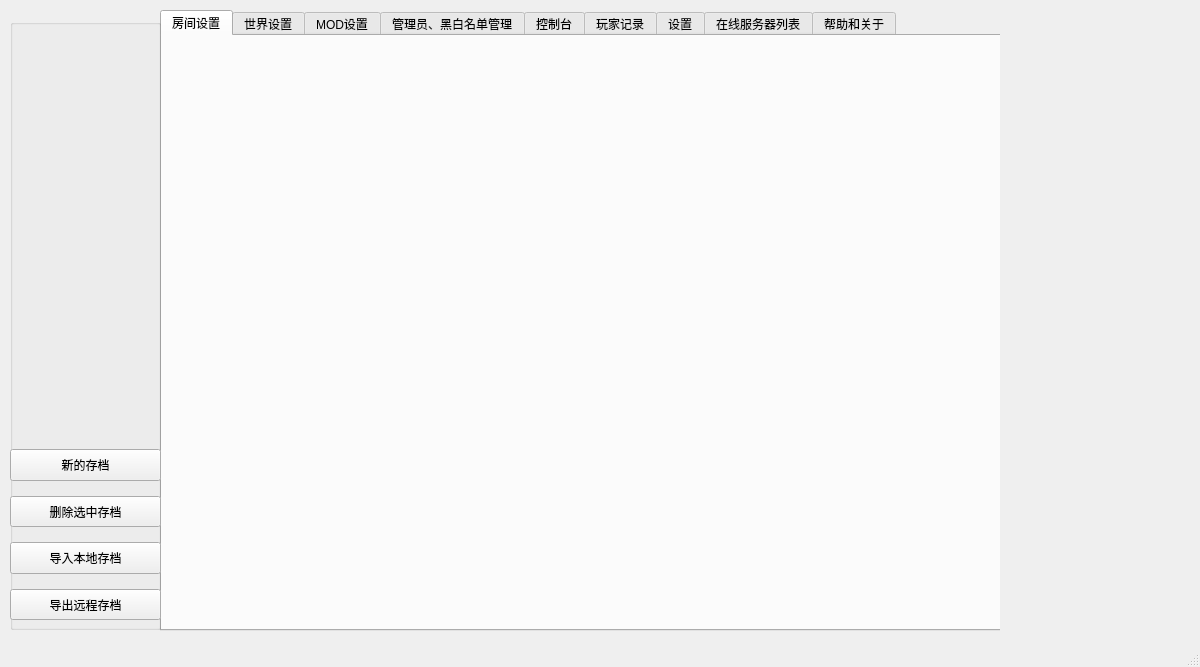
<?xml version="1.0" encoding="UTF-8"?>
<ui version="4.0">
 <class>MainWindow</class>
 <widget class="QMainWindow" name="MainWindow">
  <property name="geometry">
   <rect>
    <x>0</x>
    <y>0</y>
    <width>1200</width>
    <height>667</height>
   </rect>
  </property>
  <property name="minimumSize">
   <size>
    <width>1200</width>
    <height>665</height>
   </size>
  </property>
  <property name="maximumSize">
   <size>
    <width>1200</width>
    <height>667</height>
   </size>
  </property>
  <property name="windowTitle">
   <string>饥荒联机版服务器管理工具</string>
  </property>
  <widget class="QWidget" name="centralwidget">
   <property name="sizePolicy">
    <sizepolicy hsizetype="Maximum" vsizetype="Maximum">
     <horstretch>0</horstretch>
     <verstretch>0</verstretch>
    </sizepolicy>
   </property>
   <property name="minimumSize">
    <size>
     <width>1000</width>
     <height>640</height>
    </size>
   </property>
   <property name="maximumSize">
    <size>
     <width>1000</width>
     <height>640</height>
    </size>
   </property>
   <widget class="QTabWidget" name="tabWidget">
    <property name="geometry">
     <rect>
      <x>160</x>
      <y>10</y>
      <width>1021</width>
      <height>621</height>
     </rect>
    </property>
    <property name="currentIndex">
     <number>0</number>
    </property>
    <widget class="QWidget" name="tab">
     <attribute name="title">
      <string>房间设置</string>
     </attribute>
    </widget>
    <widget class="QWidget" name="tab_2">
     <attribute name="title">
      <string>世界设置</string>
     </attribute>
    </widget>
    <widget class="QWidget" name="tab_3">
     <attribute name="title">
      <string>MOD设置</string>
     </attribute>
    </widget>
    <widget class="QWidget" name="tab_9">
     <attribute name="title">
      <string>管理员、黑白名单管理</string>
     </attribute>
     <widget class="QGroupBox" name="groupBox_5">
      <property name="geometry">
       <rect>
        <x>10</x>
        <y>0</y>
        <width>411</width>
        <height>581</height>
       </rect>
      </property>
      <property name="title">
       <string>所有</string>
      </property>
      <widget class="QWidget" name="horizontalLayoutWidget_6">
       <property name="geometry">
        <rect>
         <x>0</x>
         <y>550</y>
         <width>411</width>
         <height>32</height>
        </rect>
       </property>
       <layout class="QHBoxLayout" name="horizontalLayout_6">
        <property name="spacing">
         <number>2</number>
        </property>
        <item>
         <widget class="QPushButton" name="pushButton_16">
          <property name="text">
           <string>刷新列表</string>
          </property>
         </widget>
        </item>
        <item>
         <widget class="QPushButton" name="pushButton_17">
          <property name="text">
           <string>添加名单</string>
          </property>
         </widget>
        </item>
        <item>
         <widget class="QPushButton" name="pushButton_6">
          <property name="text">
           <string>设为管理员</string>
          </property>
         </widget>
        </item>
        <item>
         <widget class="QPushButton" name="pushButton_8">
          <property name="text">
           <string>加入白名单</string>
          </property>
         </widget>
        </item>
        <item>
         <widget class="QPushButton" name="pushButton_10">
          <property name="text">
           <string>加入黑名单</string>
          </property>
         </widget>
        </item>
       </layout>
      </widget>
      <widget class="QTableWidget" name="tableWidget_2">
       <property name="geometry">
        <rect>
         <x>10</x>
         <y>17</y>
         <width>391</width>
         <height>521</height>
        </rect>
       </property>
       <column>
        <property name="text">
         <string>昵称</string>
        </property>
       </column>
       <column>
        <property name="text">
         <string>KleiID</string>
        </property>
       </column>
       <column>
        <property name="text">
         <string>类型</string>
        </property>
       </column>
       <column>
        <property name="text">
         <string>备注</string>
        </property>
       </column>
      </widget>
     </widget>
     <widget class="QGroupBox" name="groupBox_6">
      <property name="geometry">
       <rect>
        <x>430</x>
        <y>0</y>
        <width>391</width>
        <height>131</height>
       </rect>
      </property>
      <property name="title">
       <string>管理员</string>
      </property>
      <widget class="QTableWidget" name="tableWidget_3">
       <property name="geometry">
        <rect>
         <x>10</x>
         <y>17</y>
         <width>371</width>
         <height>101</height>
        </rect>
       </property>
       <column>
        <property name="text">
         <string>昵称</string>
        </property>
       </column>
       <column>
        <property name="text">
         <string>KleiID</string>
        </property>
       </column>
       <column>
        <property name="text">
         <string>操作</string>
        </property>
       </column>
      </widget>
     </widget>
     <widget class="QGroupBox" name="groupBox_7">
      <property name="geometry">
       <rect>
        <x>430</x>
        <y>130</y>
        <width>391</width>
        <height>131</height>
       </rect>
      </property>
      <property name="title">
       <string>白名单</string>
      </property>
      <widget class="QTableWidget" name="tableWidget_4">
       <property name="geometry">
        <rect>
         <x>10</x>
         <y>17</y>
         <width>371</width>
         <height>101</height>
        </rect>
       </property>
       <column>
        <property name="text">
         <string>昵称</string>
        </property>
       </column>
       <column>
        <property name="text">
         <string>KleiID</string>
        </property>
       </column>
       <column>
        <property name="text">
         <string>操作</string>
        </property>
       </column>
      </widget>
     </widget>
     <widget class="QGroupBox" name="groupBox_8">
      <property name="geometry">
       <rect>
        <x>430</x>
        <y>260</y>
        <width>391</width>
        <height>131</height>
       </rect>
      </property>
      <property name="title">
       <string>黑名单</string>
      </property>
      <widget class="QTableWidget" name="tableWidget_5">
       <property name="geometry">
        <rect>
         <x>10</x>
         <y>17</y>
         <width>371</width>
         <height>101</height>
        </rect>
       </property>
       <column>
        <property name="text">
         <string>昵称</string>
        </property>
       </column>
       <column>
        <property name="text">
         <string>KleiID</string>
        </property>
       </column>
       <column>
        <property name="text">
         <string>操作</string>
        </property>
       </column>
      </widget>
     </widget>
     <widget class="QGroupBox" name="groupBox_9">
      <property name="geometry">
       <rect>
        <x>430</x>
        <y>390</y>
        <width>391</width>
        <height>191</height>
       </rect>
      </property>
      <property name="title">
       <string>在线黑名单提交</string>
      </property>
      <widget class="QWidget" name="horizontalLayoutWidget_7">
       <property name="geometry">
        <rect>
         <x>10</x>
         <y>20</y>
         <width>371</width>
         <height>31</height>
        </rect>
       </property>
       <layout class="QHBoxLayout" name="horizontalLayout_7">
        <item>
         <widget class="QLabel" name="label_5">
          <property name="minimumSize">
           <size>
            <width>60</width>
            <height>0</height>
           </size>
          </property>
          <property name="text">
           <string>昵称：</string>
          </property>
         </widget>
        </item>
        <item>
         <widget class="QLineEdit" name="lineEdit_3"/>
        </item>
       </layout>
      </widget>
      <widget class="QWidget" name="horizontalLayoutWidget_8">
       <property name="geometry">
        <rect>
         <x>10</x>
         <y>50</y>
         <width>371</width>
         <height>31</height>
        </rect>
       </property>
       <layout class="QHBoxLayout" name="horizontalLayout_8">
        <item>
         <widget class="QLabel" name="label_7">
          <property name="minimumSize">
           <size>
            <width>40</width>
            <height>0</height>
           </size>
          </property>
          <property name="maximumSize">
           <size>
            <width>60</width>
            <height>16777215</height>
           </size>
          </property>
          <property name="text">
           <string>KleiID：</string>
          </property>
         </widget>
        </item>
        <item>
         <widget class="QLineEdit" name="lineEdit_6"/>
        </item>
       </layout>
      </widget>
      <widget class="QWidget" name="horizontalLayoutWidget_9">
       <property name="geometry">
        <rect>
         <x>10</x>
         <y>80</y>
         <width>371</width>
         <height>71</height>
        </rect>
       </property>
       <layout class="QHBoxLayout" name="horizontalLayout_9">
        <item>
         <widget class="QLabel" name="label_8">
          <property name="minimumSize">
           <size>
            <width>60</width>
            <height>0</height>
           </size>
          </property>
          <property name="text">
           <string>备注：</string>
          </property>
          <property name="alignment">
           <set>Qt::AlignLeading|Qt::AlignLeft|Qt::AlignTop</set>
          </property>
         </widget>
        </item>
        <item>
         <widget class="QTextEdit" name="textEdit"/>
        </item>
       </layout>
      </widget>
      <widget class="QPushButton" name="pushButton_18">
       <property name="geometry">
        <rect>
         <x>10</x>
         <y>160</y>
         <width>371</width>
         <height>28</height>
        </rect>
       </property>
       <property name="text">
        <string>保存提交</string>
       </property>
      </widget>
     </widget>
    </widget>
    <widget class="QWidget" name="tab_5">
     <attribute name="title">
      <string>控制台</string>
     </attribute>
    </widget>
    <widget class="QWidget" name="tab_6">
     <attribute name="title">
      <string>玩家记录</string>
     </attribute>
    </widget>
    <widget class="QWidget" name="tab_7">
     <attribute name="title">
      <string>设置</string>
     </attribute>
     <widget class="QGroupBox" name="groupBox_2">
      <property name="geometry">
       <rect>
        <x>10</x>
        <y>0</y>
        <width>811</width>
        <height>151</height>
       </rect>
      </property>
      <property name="title">
       <string>本机设置</string>
      </property>
      <widget class="QWidget" name="horizontalLayoutWidget">
       <property name="geometry">
        <rect>
         <x>10</x>
         <y>30</y>
         <width>791</width>
         <height>31</height>
        </rect>
       </property>
       <layout class="QHBoxLayout" name="horizontalLayout">
        <item>
         <widget class="QLabel" name="label">
          <property name="text">
           <string>客户端路径:</string>
          </property>
         </widget>
        </item>
        <item>
         <widget class="QLineEdit" name="lineEdit"/>
        </item>
        <item>
         <widget class="QToolButton" name="toolButton">
          <property name="text">
           <string>...</string>
          </property>
         </widget>
        </item>
       </layout>
      </widget>
      <widget class="QWidget" name="horizontalLayoutWidget_2">
       <property name="geometry">
        <rect>
         <x>10</x>
         <y>110</y>
         <width>791</width>
         <height>31</height>
        </rect>
       </property>
       <layout class="QHBoxLayout" name="horizontalLayout_2">
        <item>
         <widget class="QLabel" name="label_2">
          <property name="text">
           <string>存档根路径:</string>
          </property>
         </widget>
        </item>
        <item>
         <widget class="QLineEdit" name="lineEdit_2"/>
        </item>
        <item>
         <widget class="QToolButton" name="toolButton_2">
          <property name="text">
           <string>...</string>
          </property>
         </widget>
        </item>
       </layout>
      </widget>
      <widget class="QWidget" name="horizontalLayoutWidget_3">
       <property name="geometry">
        <rect>
         <x>10</x>
         <y>70</y>
         <width>791</width>
         <height>31</height>
        </rect>
       </property>
       <layout class="QHBoxLayout" name="horizontalLayout_5">
        <item>
         <widget class="QLabel" name="label_6">
          <property name="text">
           <string>服务端路径:</string>
          </property>
         </widget>
        </item>
        <item>
         <widget class="QLineEdit" name="lineEdit_5"/>
        </item>
        <item>
         <widget class="QToolButton" name="toolButton_4">
          <property name="text">
           <string>...</string>
          </property>
         </widget>
        </item>
       </layout>
      </widget>
     </widget>
     <widget class="QGroupBox" name="groupBox_3">
      <property name="geometry">
       <rect>
        <x>10</x>
        <y>160</y>
        <width>811</width>
        <height>101</height>
       </rect>
      </property>
      <property name="title">
       <string>消息通知</string>
      </property>
      <widget class="QWidget" name="horizontalLayoutWidget_4">
       <property name="geometry">
        <rect>
         <x>10</x>
         <y>60</y>
         <width>791</width>
         <height>31</height>
        </rect>
       </property>
       <layout class="QHBoxLayout" name="horizontalLayout_4">
        <item>
         <widget class="QLabel" name="label_4">
          <property name="text">
           <string>SCKEY:</string>
          </property>
         </widget>
        </item>
        <item>
         <widget class="QLineEdit" name="lineEdit_4"/>
        </item>
       </layout>
      </widget>
      <widget class="QCheckBox" name="checkBox">
       <property name="geometry">
        <rect>
         <x>10</x>
         <y>30</y>
         <width>161</width>
         <height>20</height>
        </rect>
       </property>
       <property name="text">
        <string>启用Server酱消息通知</string>
       </property>
      </widget>
      <widget class="QLabel" name="label_3">
       <property name="geometry">
        <rect>
         <x>720</x>
         <y>30</y>
         <width>81</width>
         <height>20</height>
        </rect>
       </property>
       <property name="text">
        <string>&lt;html&gt;&lt;head/&gt;&lt;body&gt;&lt;p&gt;&lt;a href=&quot;http://sc.ftqq.com&quot;&gt;&lt;span style=&quot; color:#419cff;&quot;&gt;Server酱官网&lt;/span&gt;&lt;/a&gt;&lt;/p&gt;&lt;/body&gt;&lt;/html&gt;</string>
       </property>
       <property name="textFormat">
        <enum>Qt::AutoText</enum>
       </property>
       <property name="openExternalLinks">
        <bool>true</bool>
       </property>
      </widget>
     </widget>
     <widget class="QGroupBox" name="groupBox_4">
      <property name="geometry">
       <rect>
        <x>10</x>
        <y>270</y>
        <width>811</width>
        <height>281</height>
       </rect>
      </property>
      <property name="title">
       <string>云主机管理</string>
      </property>
      <widget class="QTableWidget" name="tableWidget">
       <property name="enabled">
        <bool>true</bool>
       </property>
       <property name="geometry">
        <rect>
         <x>0</x>
         <y>18</y>
         <width>711</width>
         <height>263</height>
        </rect>
       </property>
       <column>
        <property name="text">
         <string/>
        </property>
       </column>
       <column>
        <property name="text">
         <string>名称</string>
        </property>
       </column>
       <column>
        <property name="text">
         <string>IP或域名</string>
        </property>
       </column>
       <column>
        <property name="text">
         <string>用户名</string>
        </property>
       </column>
       <column>
        <property name="text">
         <string>密码</string>
        </property>
       </column>
       <column>
        <property name="text">
         <string>连接测试</string>
        </property>
       </column>
      </widget>
      <widget class="QWidget" name="verticalLayoutWidget_3">
       <property name="geometry">
        <rect>
         <x>710</x>
         <y>20</y>
         <width>101</width>
         <height>261</height>
        </rect>
       </property>
       <layout class="QVBoxLayout" name="verticalLayout_3">
        <item>
         <widget class="QPushButton" name="pushButton_2">
          <property name="sizePolicy">
           <sizepolicy hsizetype="Expanding" vsizetype="Expanding">
            <horstretch>0</horstretch>
            <verstretch>0</verstretch>
           </sizepolicy>
          </property>
          <property name="text">
           <string>添加新的</string>
          </property>
         </widget>
        </item>
        <item>
         <widget class="QPushButton" name="pushButton_3">
          <property name="sizePolicy">
           <sizepolicy hsizetype="Minimum" vsizetype="Expanding">
            <horstretch>0</horstretch>
            <verstretch>0</verstretch>
           </sizepolicy>
          </property>
          <property name="text">
           <string>修改选中</string>
          </property>
         </widget>
        </item>
        <item>
         <widget class="QPushButton" name="pushButton_4">
          <property name="sizePolicy">
           <sizepolicy hsizetype="Minimum" vsizetype="Expanding">
            <horstretch>0</horstretch>
            <verstretch>0</verstretch>
           </sizepolicy>
          </property>
          <property name="text">
           <string>删除选中</string>
          </property>
         </widget>
        </item>
        <item>
         <widget class="QPushButton" name="pushButton">
          <property name="sizePolicy">
           <sizepolicy hsizetype="Minimum" vsizetype="Expanding">
            <horstretch>0</horstretch>
            <verstretch>0</verstretch>
           </sizepolicy>
          </property>
          <property name="text">
           <string>连接测试</string>
          </property>
         </widget>
        </item>
        <item>
         <spacer name="verticalSpacer">
          <property name="orientation">
           <enum>Qt::Vertical</enum>
          </property>
          <property name="sizeHint" stdset="0">
           <size>
            <width>20</width>
            <height>80</height>
           </size>
          </property>
         </spacer>
        </item>
       </layout>
      </widget>
     </widget>
     <widget class="QPushButton" name="pushButton_5">
      <property name="geometry">
       <rect>
        <x>10</x>
        <y>560</y>
        <width>811</width>
        <height>32</height>
       </rect>
      </property>
      <property name="text">
       <string>保存设置</string>
      </property>
     </widget>
    </widget>
    <widget class="QWidget" name="tab_4">
     <attribute name="title">
      <string>在线服务器列表</string>
     </attribute>
    </widget>
    <widget class="QWidget" name="tab_8">
     <attribute name="title">
      <string>帮助和关于</string>
     </attribute>
    </widget>
   </widget>
   <widget class="QGroupBox" name="groupBox">
    <property name="geometry">
     <rect>
      <x>10</x>
      <y>19</y>
      <width>151</width>
      <height>611</height>
     </rect>
    </property>
    <property name="title">
     <string/>
    </property>
    <widget class="QWidget" name="verticalLayoutWidget">
     <property name="geometry">
      <rect>
       <x>-1</x>
       <y>0</y>
       <width>161</width>
       <height>431</height>
      </rect>
     </property>
     <layout class="QVBoxLayout" name="verticalLayout">
      <property name="spacing">
       <number>10</number>
      </property>
      <property name="topMargin">
       <number>10</number>
      </property>
      <property name="bottomMargin">
       <number>10</number>
      </property>
     </layout>
    </widget>
    <widget class="QWidget" name="verticalLayoutWidget_2">
     <property name="geometry">
      <rect>
       <x>0</x>
       <y>430</y>
       <width>151</width>
       <height>171</height>
      </rect>
     </property>
     <layout class="QVBoxLayout" name="verticalLayout_2">
      <property name="spacing">
       <number>15</number>
      </property>
      <item>
       <widget class="QPushButton" name="pushButton_13">
        <property name="sizePolicy">
         <sizepolicy hsizetype="Minimum" vsizetype="Expanding">
          <horstretch>0</horstretch>
          <verstretch>0</verstretch>
         </sizepolicy>
        </property>
        <property name="text">
         <string>新的存档</string>
        </property>
       </widget>
      </item>
      <item>
       <widget class="QPushButton" name="pushButton_14">
        <property name="sizePolicy">
         <sizepolicy hsizetype="Minimum" vsizetype="Expanding">
          <horstretch>0</horstretch>
          <verstretch>0</verstretch>
         </sizepolicy>
        </property>
        <property name="text">
         <string>删除选中存档</string>
        </property>
       </widget>
      </item>
      <item>
       <widget class="QPushButton" name="pushButton_11">
        <property name="sizePolicy">
         <sizepolicy hsizetype="Minimum" vsizetype="Expanding">
          <horstretch>0</horstretch>
          <verstretch>0</verstretch>
         </sizepolicy>
        </property>
        <property name="text">
         <string>导入本地存档</string>
        </property>
       </widget>
      </item>
      <item>
       <widget class="QPushButton" name="pushButton_12">
        <property name="sizePolicy">
         <sizepolicy hsizetype="Minimum" vsizetype="Expanding">
          <horstretch>0</horstretch>
          <verstretch>0</verstretch>
         </sizepolicy>
        </property>
        <property name="text">
         <string>导出远程存档</string>
        </property>
       </widget>
      </item>
     </layout>
    </widget>
   </widget>
  </widget>
  <widget class="QStatusBar" name="statusbar"/>
  <action name="actionServer">
   <property name="text">
    <string>服务器管理</string>
   </property>
  </action>
  <action name="actionSetToken">
   <property name="text">
    <string>令牌管理</string>
   </property>
  </action>
  <action name="actionExit">
   <property name="text">
    <string>退出</string>
   </property>
  </action>
  <action name="actionAbout">
   <property name="text">
    <string>关于</string>
   </property>
  </action>
 </widget>
 <resources/>
 <connections/>
</ui>
